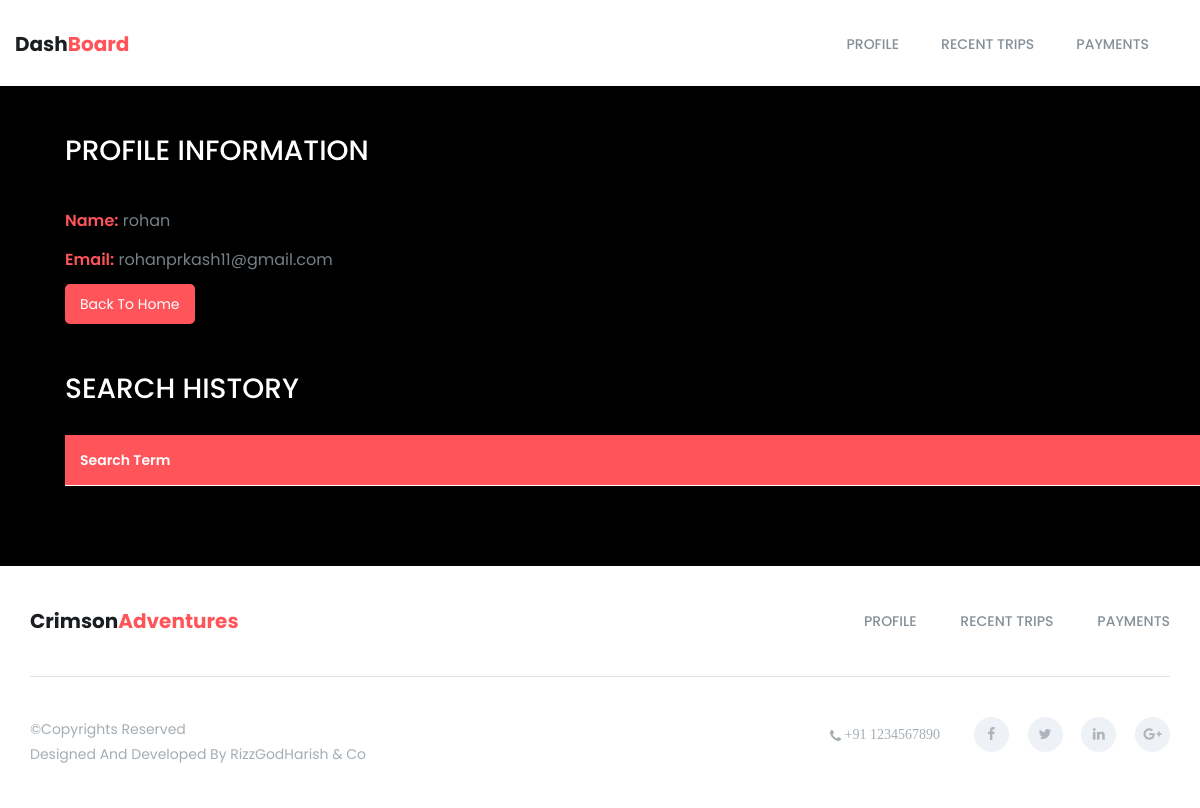
/profile (signed in), run on an earlier commit of the app's database.
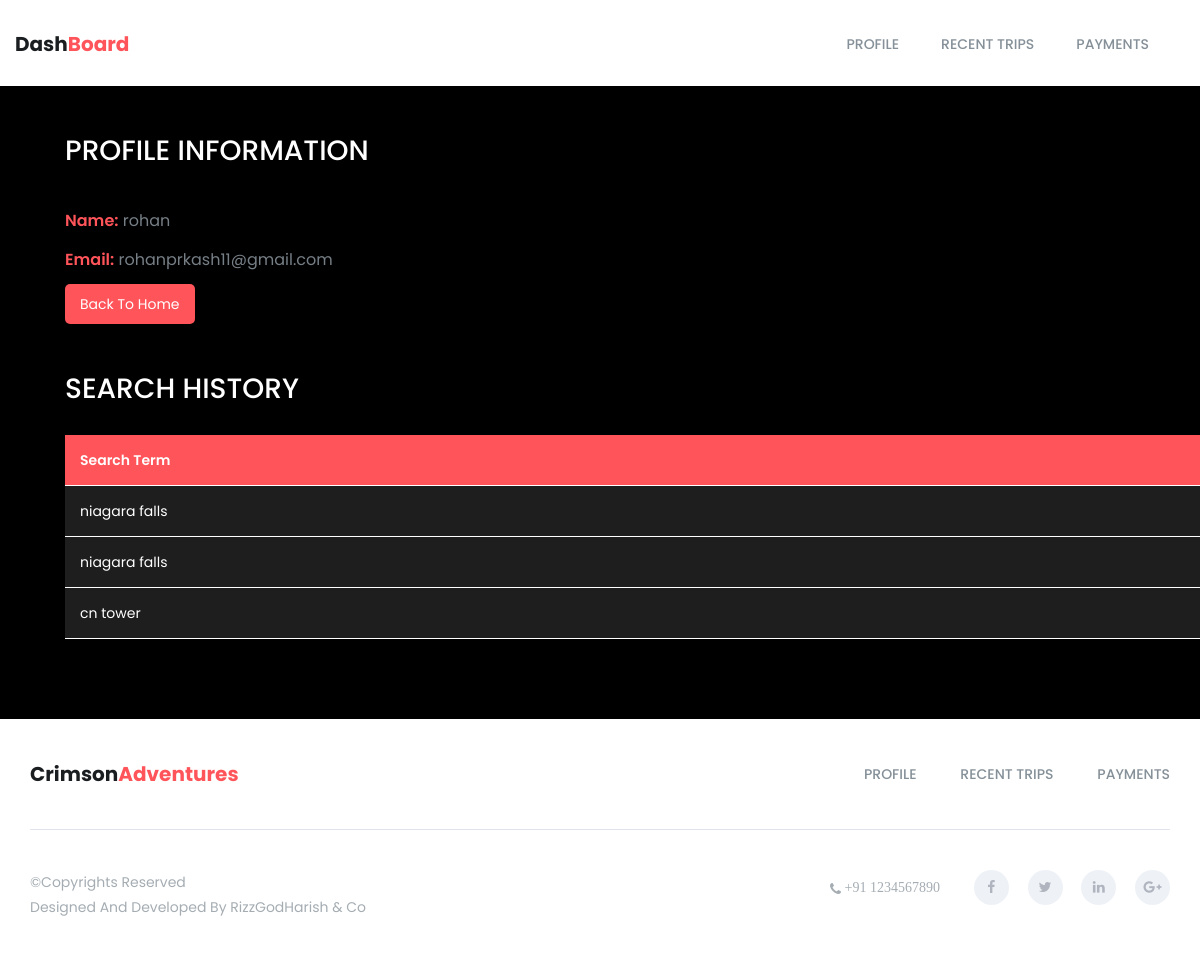
And on a later commit of the database.
### tables this page shows
CREATE TABLE user (
                            id INTEGER PRIMARY KEY AUTOINCREMENT,
                            username TEXT UNIQUE NOT NULL,
                            email TEXT UNIQUE NOT NULL,
                            password TEXT NOT NULL
                        );

CREATE TABLE search_history (
                            id INTEGER PRIMARY KEY AUTOINCREMENT,
                            user_id INTEGER NOT NULL,
                            search_term TEXT NOT NULL,
                            FOREIGN KEY (user_id) REFERENCES user (id)
                        );

### app.py (the view)
@app.route('/profile')
def profile():
    if 'loggedin' not in session:
        flash('You need to log in to view your profile.', 'danger')
        return redirect(url_for('login'))
    user_id = session['user_id']
    conn = get_db_connection()
    user = conn.execute('SELECT * FROM user WHERE id = ?', (user_id,)).fetchone()
    search_history = conn.execute('SELECT search_term FROM search_history WHERE user_id = ?', (user_id,)).fetchall()
    conn.close()
    return render_template('profile.html', user=user, search_history=search_history)

### app.py (called while the page is built)
def get_db_connection():
    conn = sqlite3.connect('tourism_website.db')
    conn.row_factory = sqlite3.Row
    return conn

### templates/profile.html (shortened to what this page needs)
<!doctype html>
<html class="no-js" lang="en">
<head>
	<link rel="stylesheet" href="{{ url_for('static', filename='css/font-awesome.min.css') }}">
	<link rel="stylesheet" href="{{ url_for('static', filename='css/linearicons.css') }}">
	<link rel="stylesheet" href="{{ url_for('static', filename='css/animate.css') }}">
	<link rel="stylesheet" href="{{ url_for('static', filename='css/flaticon.css') }}">
	<link rel="stylesheet" href="{{ url_for('static', filename='css/slick.css') }}">
	<link rel="stylesheet" href="{{ url_for('static', filename='css/slick-theme.css') }}">
	<link rel="stylesheet" href="{{ url_for('static', filename='css/bootstrap.min.css') }}">
	<link rel="stylesheet" href="{{ url_for('static', filename='css/bootsnav.css') }}">
	<link rel="stylesheet" href="{{ url_for('static', filename='css/style.css') }}">
	<link rel="stylesheet" href="{{ url_for('static', filename='css/responsive.css') }}">
</head>
<body>
	<section class="top-area">
		<div class="header-area">
			<nav class="navbar navbar-default bootsnav  navbar-sticky navbar-scrollspy" data-minus-value-desktop="70"
				data-minus-value-mobile="55" data-speed="1000">
				<div class="container">
					<div class="navbar-header">
						<a class="navbar-brand" href="index.html">Dash<span>Board</span></a>
					</div>
					<div class="collapse navbar-collapse menu-ui-design" id="navbar-menu">
						<ul class="nav navbar-nav navbar-right" data-in="fadeInDown" data-out="fadeOutUp">
							<li class="scroll"><a href="#profile">Profile</a></li>
							<li class="scroll"><a href="#trips">Recent Trips</a></li>
							<li class="scroll"><a href="#payments">Payments</a></li>
						</ul>
					</div>
				</div>
			</nav>
		</div>
	</section>
<section class="main-content">
    <div class="container">
        <div id="profile" class="profile-info">
            <h2 class="profile-title">Profile Information</h2>
            <div class="row">
                <div class="col-md-6">
                    <p><strong>Name:</strong> {{ user['username'] }}</p>
                    <p><strong>Email:</strong> {{ user['email'] }}</p>
                </div>
            </div>
            <a href="{{ url_for('index') }}" class="btn">Back to Home</a>
        </div>
        <div id="history" class="search-history">
            <h2 class="history-title">Search History</h2>
            <table class="history-list">
                <tr>
                    <th>Search Term</th>
                </tr>
                {% for search in search_history %}
                <tr>
                    <td>{{ search['search_term'] }}</td>
                </tr>
                {% endfor %}
            </table>
        </div>
    </div>
</section>
	<footer id="footer" class="footer">
		<div class="container">
			<div class="footer-menu">
				<div class="row">
					<div class="col-sm-3">
						<div class="navbar-header">
							<a class="navbar-brand" href="index.html">Crimson<span>Adventures</span></a>
						</div>
					</div>
					<div class="col-sm-9">
						<ul class="footer-menu-item">
							<li class="scroll"><a href="#profile">Profile</a></li>
							<li class="scroll"><a href="#trips">Recent Trips</a></li>
							<li class="scroll"><a href="#payments">Payments</a></li>
						</ul>
					</div>
				</div>
			</div>
			<div class="hm-footer-copyright">
				<div class="row">
					<div class="col-sm-5">
						<p> &copy;Copyrights Reserved </p>
						<p>Designed and developed by <a href="">RizzGodHarish & Co</a></p>
					</div>
					<div class="col-sm-7">
						<div class="footer-social">
							<span><i class="fa fa-phone"> +91 1234567890</i></span>
							<a href="#"><i class="fa fa-facebook"></i></a>
							<a href="#"><i class="fa fa-twitter"></i></a>
							<a href="#"><i class="fa fa-linkedin"></i></a>
							<a href="#"><i class="fa fa-google-plus"></i></a>
						</div>
					</div>
				</div>
			</div>
		</div>
	</footer>
</body>
</html>

### static/css/bootsnav.css (style rules this page uses)
nav.bootsnav .container { position: relative; }
nav.navbar.bootsnav { margin-bottom: 0; -moz-border-radius: 0px; -webkit-border-radius: 0px; -o-border-radius: 0px; border-radius: 0px; background-color: #fff; border: none; border-bottom: solid 1px #e0e0e0; z-index: 9; }
nav.navbar.bootsnav ul.nav > li > a { color: #6f6f6f; background-color: transparent; outline: none; margin-bottom: -2px; }
body { -webkit-transition: all 0.3s ease-in-out; -moz-transition: all 0.3s ease-in-out; -o-transition: all 0.3s ease-in-out; -ms-transition: all 0.3s ease-in-out; transition: all 0.3s ease-in-out; }
.wrap-sticky nav.navbar.bootsnav { position: absolute; width: 100%; left: 0; top: 0; }
@media (min-width: 1024px) { nav.navbar.bootsnav ul.nav > li > a { padding: 30px 15px; font-weight: 600; } }

### static/css/style.css (style rules this page uses)
* { padding: 0; margin: 0; }
* { -webkit-box-sizing:border-box; -moz-box-sizing:border-box; -o-box-sizing:border-box; -ms-box-sizing:border-box; box-sizing:border-box; }
body { font-family: 'Poppins', sans-serif; font-size:14px; color:#a09e9c; text-transform:initial; max-width:1920px; margin:0 auto; overflow-x:hidden; }
a,a:hover,a:active,a:focus { display:inline-block; text-decoration:none; color: #343a3f; font-size:16px; padding:0; font-weight: 500; text-transform: capitalize; }
h1,h2,h3,h4,h5,h6 { margin: 0; color:#343a3f; font-size: 18px; font-weight: 500; text-transform: capitalize; }
p { margin: 0; color:#767f86; font-size:14px; line-height: 1.8; text-transform: initial; }
ul { padding: 0; margin: 0 auto; list-style: none; }
ul li { list-style: none; }
html,body { height: 100%; }
nav.navbar.bootsnav { background-color:#fff; border-bottom: transparent; }
.navbar-header a.navbar-brand,.navbar-header a.navbar-brand:hover,.navbar-header a.navbar-brand:focus { display: inline-block; color: #1b1e20; font-size: 20px; font-weight: 700; padding: 34px 0px; text-transform:capitalize; }
.navbar-header a.navbar-brand span { display: inline-block;color:#ff545a;text-transform:capitalize; }
nav.navbar.bootsnav ul.nav > li > a { color: #859098; font-size: 14px; font-weight: 500; text-transform:uppercase; -webkit-transition: 0.3s linear; -moz-transition: 0.3s linear; -ms-transition: 0.3s linear; -o-transition: 0.3s linear; transition: 0.3s linear; }
nav.navbar.bootsnav ul.nav > li > a { padding:34px 21px; }
.menu-ui-design { overflow-y:scroll;height: 350px; }
.footer-menu { padding: 45px 0; }
.footer-menu .navbar-header { padding:0; }
.footer-menu .navbar-header a.navbar-brand,.footer-menu.footer-menu .navbar-header a.navbar-brand:hover,.footer-menu .navbar-header a.navbar-brand:focus { padding:0; height: 0; }
.footer-menu ul.footer-menu-item { text-align: right; }
.footer-menu ul.footer-menu-item li { display: inline-block; }
.footer-menu ul.footer-menu-item li a { color: #859098; font-size: 14px; text-transform: uppercase; padding-left: 40px; -webkit-transition:0.3s linear; -moz-transition:0.3s linear; -o-transition:0.3s linear; transition:0.3s linear; }
.hm-footer-copyright { padding: 40px 0; border-top: 1px solid #e1e5eb; }
.hm-footer-copyright p,.hm-footer-copyright p a { color: #a5adb3; font-size: 14px; font-weight: 400; text-transform: capitalize; }
.footer-social { text-align: right; }
.footer-social .fa-phone:before { position: relative; top: 2px; }
.footer-social a ,.footer-social span { display: inline-block; color: #afb4bf; font-size: 14px; margin-left: 15px; -webkit-transition: .3s; -moz-transition:.3s; -ms-transition:.3s; -o-transition:.3s; transition: .3s; }
.footer-social a { width: 35px; height: 35px; line-height: 35px; background: #eef2f6; text-align: center; border-radius: 50%; }
.footer-social span { margin-right:15px;margin-left: 0;color: #a5adb3; }

What changed in the data, as far as the page shows it:
added search_history: search_term "niagara falls"
added search_history: search_term "niagara falls"
added search_history: search_term "cn tower"
